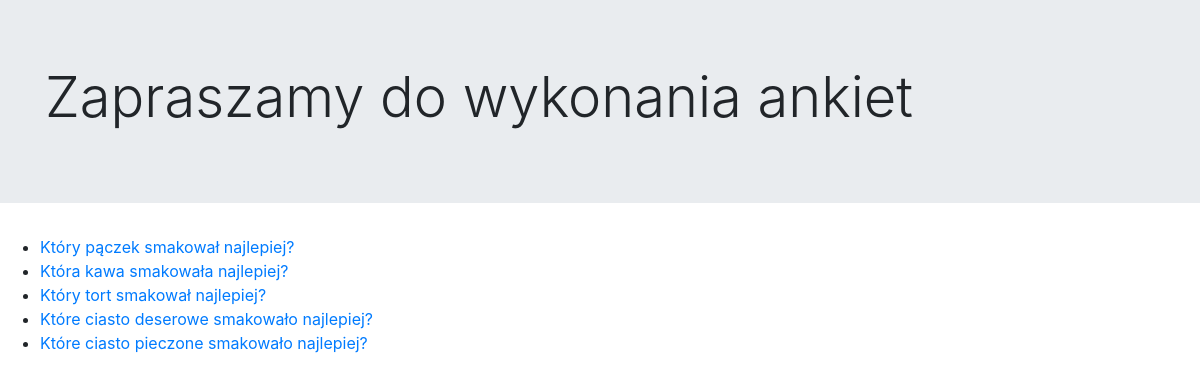
Page /ankieta/ on the committed database.
### ankieta/models.py (models this page shows, shortened)
class Pytanie(models.Model):
    tekst_pytanie = models.CharField(max_length=200)
    data_publikowacji = models.DateField(auto_now=True)
    objects=models.Manager()

### ankieta/views.py (the view)
# urls.py: path('',views.index, name='index'),
def index(request):
    ostatnie_ankiety=Pytanie.objects.order_by('-data_publikowacji')[:5]
    context={'ostatnie_ankiety':ostatnie_ankiety,}
    return render(request,'ankieta/index.html',context)

### ankieta/templates/ankieta/index.html
{% extends 'ankieta/base.html' %}
{% block content %}
<div class="jumbotron jumbotron-fluid">
    <div class="container">
      <h1 class="display-4">Zapraszamy do wykonania ankiet</h1>
    </div>
  </div>
{% if ostatnie_ankiety %}
    <ul>
        {% for pytanie in ostatnie_ankiety  %}
            <li><a href="{% url 'szczegoly' pytanie.id %}" >
                {{pytanie.tekst_pytanie }}</a> </li>
        {%endfor%}
    </ul>
{% else %}
        <p>Nie ma ankiet w tym zakresie dat</p>
{% endif %}
{% endblock %}

### ankieta/templates/ankieta/base.html (shortened to what this page needs)
<!doctype html>
<html lang="en">
  <head>
    <link rel="stylesheet" href="https://stackpath.bootstrapcdn.com/bootstrap/4.4.1/css/bootstrap.min.css">
  </head>
  <body>
    {% block content %}
    {% endblock %}
  </body>
</html>

### rows in the picture
Pytanie: tekst_pytanie "Który pączek smakował najlepiej?"
Pytanie: tekst_pytanie "Która kawa smakowała najlepiej?"
Pytanie: tekst_pytanie "Który tort smakował najlepiej?"
Pytanie: tekst_pytanie "Które ciasto deserowe smakowało najlepiej?"
Pytanie: tekst_pytanie "Które ciasto pieczone smakowało najlepiej?"
